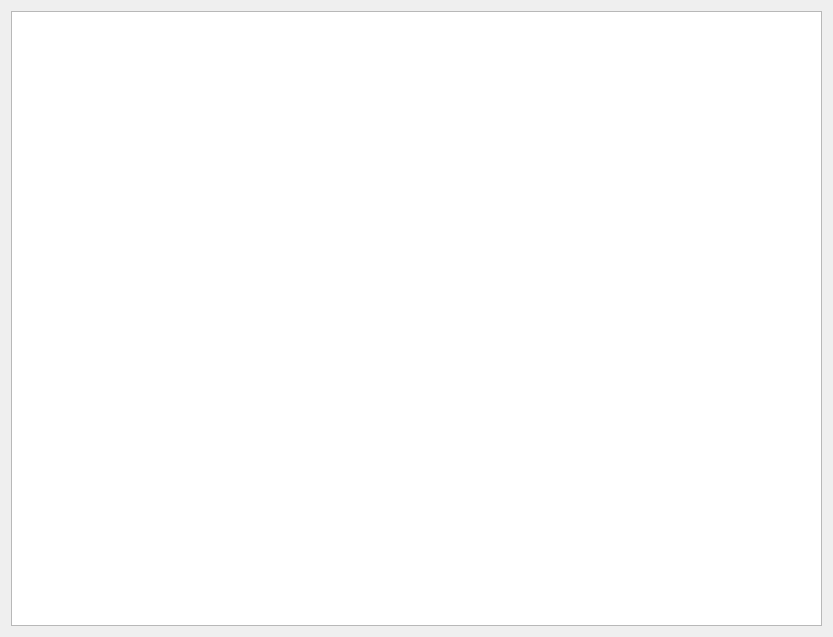
<?xml version="1.0" encoding="UTF-8"?>
<ui version="4.0">
 <class>TabEditor</class>
 <widget class="QWidget" name="TabEditor">
  <property name="geometry">
   <rect>
    <x>0</x>
    <y>0</y>
    <width>833</width>
    <height>637</height>
   </rect>
  </property>
  <property name="windowTitle">
   <string>Form</string>
  </property>
  <layout class="QGridLayout" name="gridLayout">
   <item row="0" column="0">
    <widget class="QSplitter" name="splitter">
     <property name="orientation">
      <enum>Qt::Horizontal</enum>
     </property>
     <widget class="QGraphicsView" name="graphicsView"/>
    </widget>
   </item>
  </layout>
 </widget>
 <resources/>
 <connections/>
</ui>
